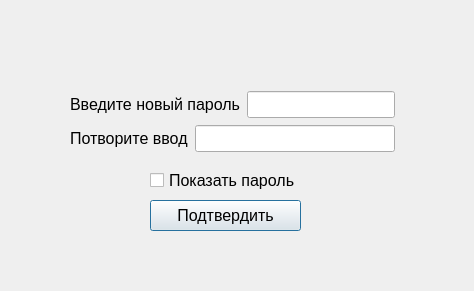
<?xml version="1.0" encoding="UTF-8"?>
<ui version="4.0">
 <class>input_pass</class>
 <widget class="QDialog" name="input_pass">
  <property name="geometry">
   <rect>
    <x>0</x>
    <y>0</y>
    <width>474</width>
    <height>291</height>
   </rect>
  </property>
  <property name="windowTitle">
   <string>Dialog</string>
  </property>
  <widget class="QPushButton" name="ok">
   <property name="geometry">
    <rect>
     <x>150</x>
     <y>200</y>
     <width>151</width>
     <height>31</height>
    </rect>
   </property>
   <property name="font">
    <font>
     <pointsize>12</pointsize>
    </font>
   </property>
   <property name="text">
    <string>Подтвердить</string>
   </property>
  </widget>
  <widget class="QCheckBox" name="checkBox">
   <property name="geometry">
    <rect>
     <x>150</x>
     <y>160</y>
     <width>191</width>
     <height>41</height>
    </rect>
   </property>
   <property name="font">
    <font>
     <pointsize>12</pointsize>
    </font>
   </property>
   <property name="text">
    <string>Показать пароль</string>
   </property>
  </widget>
  <widget class="QWidget" name="">
   <property name="geometry">
    <rect>
     <x>70</x>
     <y>90</y>
     <width>325</width>
     <height>64</height>
    </rect>
   </property>
   <layout class="QVBoxLayout" name="verticalLayout">
    <item>
     <layout class="QHBoxLayout" name="horizontalLayout">
      <item>
       <widget class="QLabel" name="label">
        <property name="font">
         <font>
          <pointsize>12</pointsize>
         </font>
        </property>
        <property name="text">
         <string>Введите новый пароль</string>
        </property>
       </widget>
      </item>
      <item>
       <widget class="QLineEdit" name="fpass">
        <property name="font">
         <font>
          <pointsize>12</pointsize>
         </font>
        </property>
       </widget>
      </item>
     </layout>
    </item>
    <item>
     <layout class="QHBoxLayout" name="horizontalLayout_2">
      <item>
       <widget class="QLabel" name="label_2">
        <property name="font">
         <font>
          <pointsize>12</pointsize>
         </font>
        </property>
        <property name="text">
         <string>Потворите ввод</string>
        </property>
       </widget>
      </item>
      <item>
       <widget class="QLineEdit" name="spass">
        <property name="font">
         <font>
          <pointsize>12</pointsize>
         </font>
        </property>
       </widget>
      </item>
     </layout>
    </item>
   </layout>
  </widget>
 </widget>
 <resources/>
 <connections/>
</ui>
